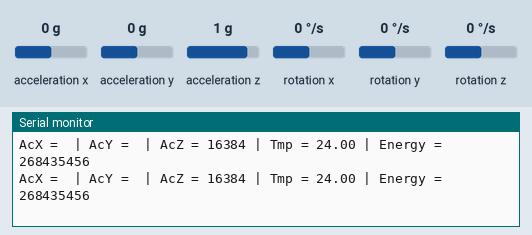
Simulated run of this sketch. Board: Arduino Uno, built with avr-gcc and run on an emulated ATmega328P. Parts: the last lines printed to the serial monitor. Wiring (inferred from the names in the program): MPU-6050 motion sensor at I2C address 0x69. The test bench sets the inputs (shaded band); at power-on: acceleration x 0 g, acceleration y 0 g, acceleration z 1 g, rotation x 0 °/s, rotation y 0 °/s, rotation z 0 °/s.

Above: at 1.2 s.
1.3 s: acceleration x set to -1.4 g
At 1.59 s:
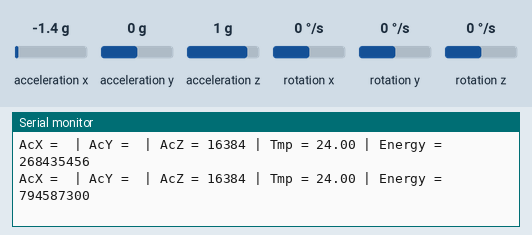
2.8 s: acceleration y set to -1.4 g
At 2.95 s:
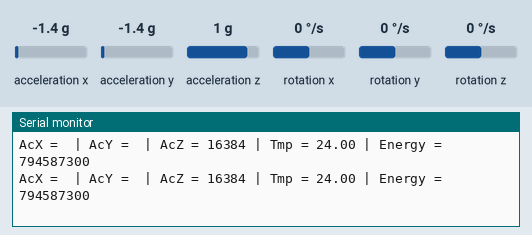
5.8 s: acceleration z set to -1.4 g
At 6.02 s:
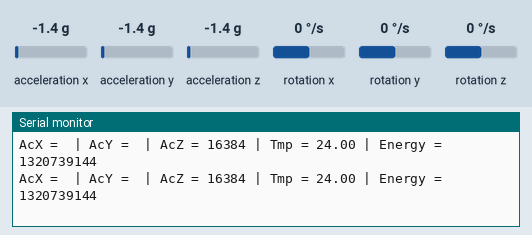

Measured:
- after the input at 1.3 s, the serial monitor: prints a new line after 0.06 s (image 1)

The sketch:

accel_ex.ino
```cpp
#include<Wire.h>

const int MPU=0x69;  //MPU 6050 의 I2C 기본 주소
int64_t AcX,AcY,AcZ,E;
int16_t Tmp;
void print_int64_t(int64_t num) {

  char rev[128];
  char *p = rev+1;

  while (num > 0) {
    *p++ = '0' + ( num % 10);
    num/= 10;
  }
  p--;
  /*Print the number which is now in reverse*/
  while (p > rev) {
    Serial.print(*p--);
  }
}
void setup(){
  Wire.begin();      //Wire 라이브러리 초기화
  Wire.beginTransmission(MPU); //MPU로 데이터 전송 시작
  Wire.write(0x6B);  // PWR_MGMT_1 register
  Wire.write(0);     //MPU-6050 시작 모드로
  Wire.endTransmission(true);
  Serial.begin(9600);
}

void loop(){
  Wire.beginTransmission(MPU);    //데이터 전송시작
  Wire.write(0x3B);               // register 0x3B (ACCEL_XOUT_H), 큐에 데이터 기록
  Wire.endTransmission(false);    //연결유지
  Wire.requestFrom(MPU,14,true);  //MPU에 데이터 요청
  //데이터 한 바이트 씩 읽어서 반환
  AcX=Wire.read()<<8|Wire.read();  // 0x3B (ACCEL_XOUT_H) & 0x3C (ACCEL_XOUT_L)
  AcY=Wire.read()<<8|Wire.read();  // 0x3D (ACCEL_YOUT_H) & 0x3E (ACCEL_YOUT_L)
  AcZ=Wire.read()<<8|Wire.read();  // 0x3F (ACCEL_ZOUT_H) & 0x40 (ACCEL_ZOUT_L)
  Tmp=Wire.read()<<8|Wire.read();  // 0x41 (TEMP_OUT_H) & 0x42 (TEMP_OUT_L)
  E=(AcX*AcX+AcY*AcY+AcZ*AcZ);

  //시리얼 모니터에 출력
  Serial.print("AcX = "); print_int64_t(AcX);
  Serial.print(" | AcY = "); print_int64_t(AcY);
  Serial.print(" | AcZ = "); print_int64_t(AcZ);
  Serial.print(" | Tmp = "); Serial.print(Tmp/340.00+36.53);
  Serial.print(" | Energy = "); print_int64_t(E);
  Serial.println();
  delay(333);
}
```
